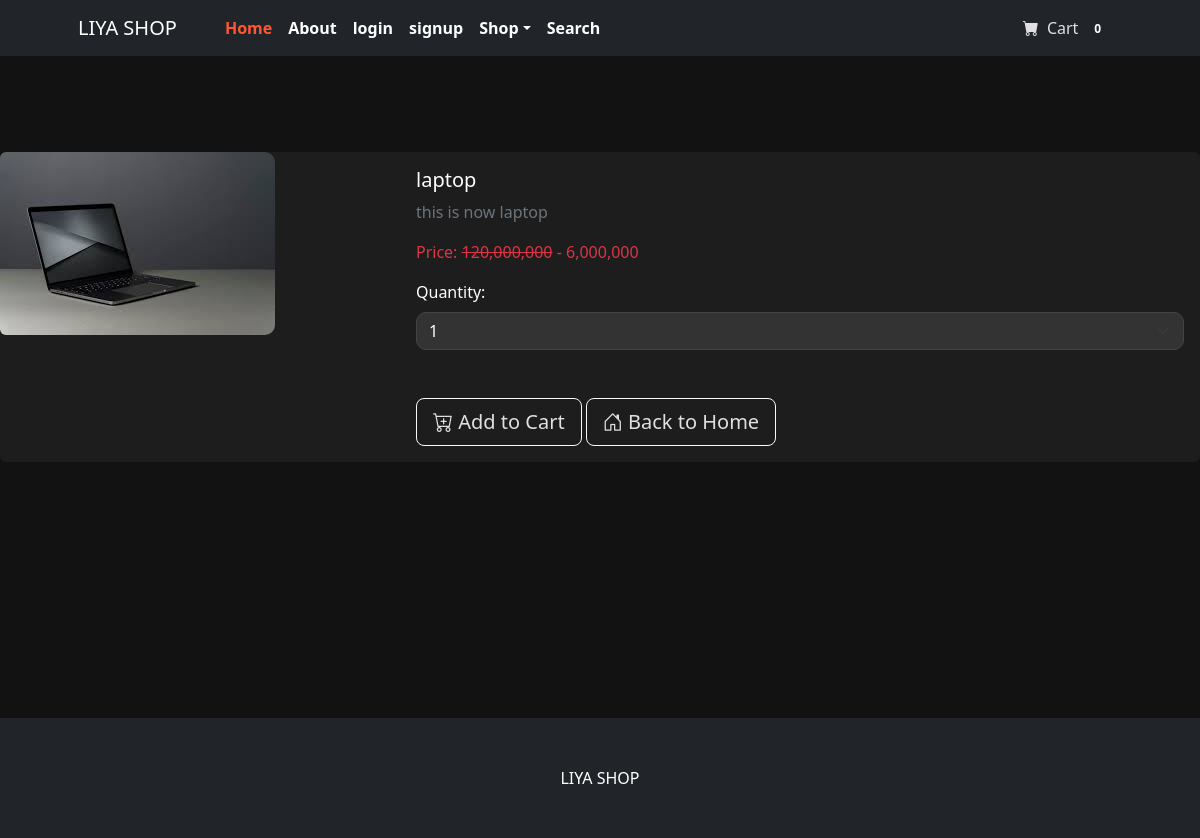
The app's page /product/2 with its own data.
### shop/models.py (models this page shows, shortened)
class Product(models.Model):
    name = models.CharField(max_length=50)
    description = models.CharField(max_length=500,default='',blank=True,null=True)
    price = models.DecimalField(default=0,max_digits=12,decimal_places=0)
    category = models.ForeignKey(Category,on_delete=models.CASCADE,default=1)
    picture = models.ImageField(upload_to='upload/product/')
    star = models.IntegerField(default=0,validators=[MinValueValidator(0),MaxValueValidator(5)])
    is_sale = models.BooleanField(default=False)
    sale_price = models.DecimalField(default=0,max_digits=12,decimal_places=0)

### shop/views.py (the view)
# urls.py: path('product/<int:pk>',views.product, name='product'),
def product(request,pk):
    product = Product.objects.get(pk=pk)
    return render(request, 'product.html', {'product': product})

### cart/cart.py (called while the page is built)
    def __len__(self):
        return len(self.cart)

### cart/context_processors.py (called while the page is built)
def cart(request):
    return {'cart': Cart(request)}

### shop/templates/product.html (shortened to what this page needs)
{% extends "base.html" %}
{% load humanize %}
{% block content %}
<br><br><br><br>
<div class="card mb-3 animate__animated animate__fadeIn">
  <div class="row g-0">
    <div class="col-md-4">
      <img src="{{ product.picture.url }}" class="img-fluid rounded-start image-hover" alt="..." style="border-radius: 10px;">
    </div>
    <div class="col-md-8">
      <div class="card-body">
        <h5 class="card-title text-white">{{ product.name }}</h5>
        <p class="card-text text-muted">{{ product.description }}</p>
        {% if product.is_sale %}
          <p class="card-text text-danger">Price: <strike>{{ product.price|intcomma }}</strike> - {{ product.sale_price|intcomma }}</p>
        {% else %}
          <p class="card-text text-white">Price: {{ product.price|intcomma }}</p>
        {% endif %}
        <label for="cart-qty" class="form-label text-white">Quantity:</label>
        <select class="form-select" id="cart-qty" style="border-radius: 10px; background-color: #333; color: white; border: 1px solid #444;">
          <option value="1">1</option>
        </select>
        <br><br>
        <button class="btn btn-outline-light btn-lg button-hover" type="button" id="add-cart" data-product-id="{{ product.id }}">
          <i class="bi bi-cart-plus"></i> Add to Cart
        </button>
        <a href="{% url 'home' %}" class="btn btn-outline-light btn-lg button-hover">
          <i class="bi bi-house-door"></i> Back to Home
        </a>
      </div>
    </div>
  </div>
</div>
<br><br><br><br><br><br><br><br><br><br>
{% endblock %}

### shop/templates/product.html (style rules this page uses)
.image-hover { transition: transform 0.3s ease-in-out; }
.button-hover { transition: transform 0.2s ease, background-color 0.2s ease; }
body { background-color: #121212; color: #e0e0e0; }
.card { background-color: #1d1d1d; border: none; }
.card-title, .card-text, .form-select, .btn { color: #e0e0e0; }

### records on screen
Product: picture (picture), name "laptop", description "this is now laptop", price "120,000,000", sale_price "6,000,000"

### other values on screen
{{ cart|length }} "0"
